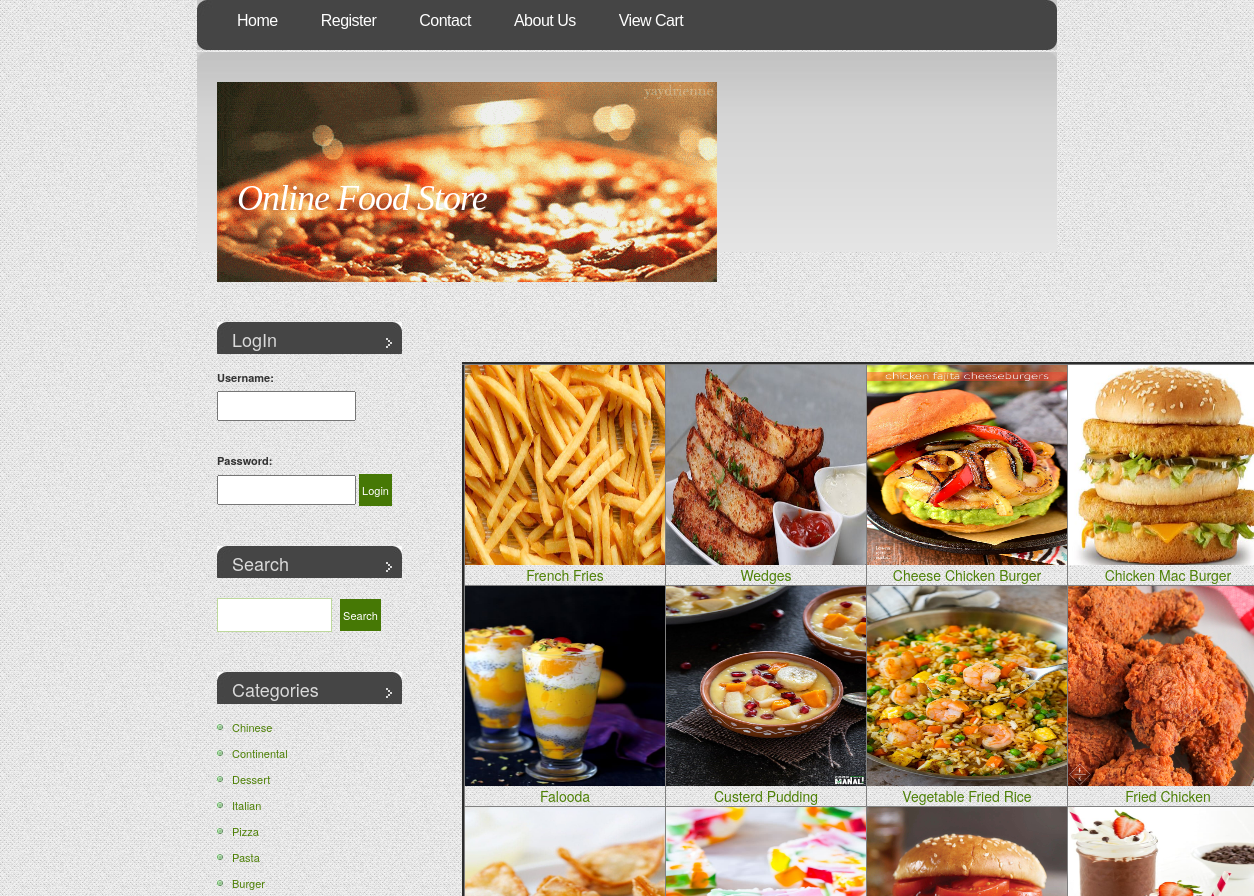
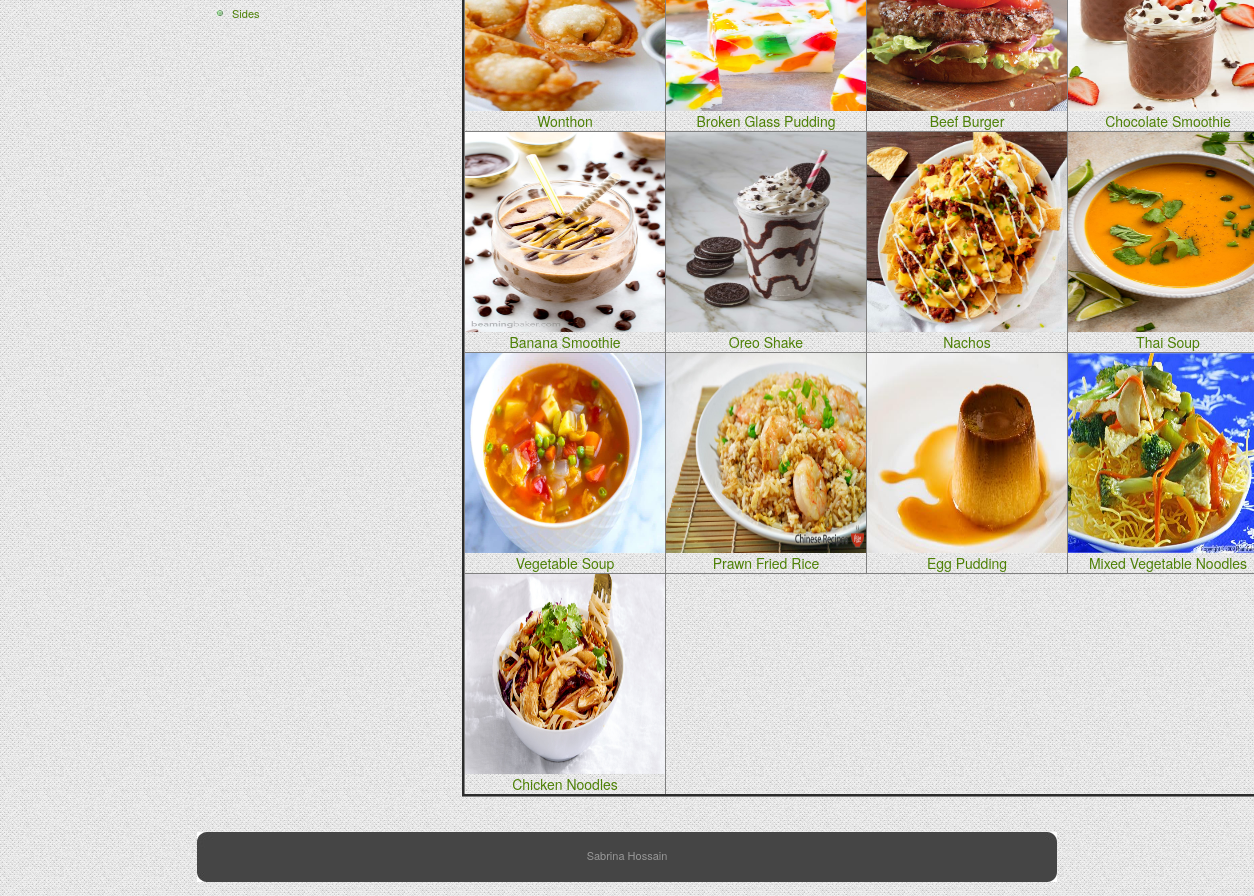
The page /search_result.php on the database its author committed (2 pictures, top to bottom).
### tables this page shows
CREATE TABLE `food` (
  `b_id` int(4) NOT NULL,
  `b_nm` varchar(60) NOT NULL,
  `b_price` int(5) NOT NULL,
  `b_img` longtext NOT NULL
);

CREATE TABLE `category` (
  `cat_id` int(4) NOT NULL,
  `cat_nm` varchar(30) NOT NULL
);

### search_result.php (the view, shortened to what this page needs)
<?php
require('includes/config.php');
	$search=$_GET['s'];
	$query="select * from food where b_nm like '%$search%'";
	$res=mysqli_query($conn,$query) or die("Can't Execute Query...");
?>
<!DOCTYPE html PUBLIC "-//W3C//DTD XHTML 1.0 Strict//EN" "http://www.w3.org/TR/xhtml1/DTD/xhtml1-strict.dtd">
<html xmlns="http://www.w3.org/1999/xhtml">
<head>
		<?php
			include("includes/head.inc.php");
		?>
</head>
<body>
				<div id="header">
					<div id="menu">
						<?php
							include("includes/menu.inc.php");
						?>
					</div>
				</div>
				<div id="logo-wrap">
					<div id="logo">
							<?php
								include("includes/logo.inc.php");
							?>
					</div>
				</div>
				<div id="page">
							<div id="content">
								<div class="post">
									<h1 class="title"><?php echo @$_GET['cat'];?></h1>
									<div class="entry">
										<table border="3" width="100%" >
											<?php
												$count=0;
												while($row=mysqli_fetch_assoc($res))
												{
													if($count==0)
													{
														echo '<tr>';
													}
													echo '<td valign="top" width="20%" align="center">
														<a href="detail.php?id='.$row['b_id'].'">
														<img src="'.$row['b_img'].'" width="200" height="200">
														<br>'.$row['b_nm'].'</a>
													</td>';
													$count++;
													if($count==4)
													{
														echo '</tr>';
														$count=0;
													}
												}
											?>
										</table>
									</div>
								</div>
							</div>
							<div id="sidebar">
									<?php
										include("includes/search.inc.php");
									?>
							</div>
					<div style="clear: both;">&nbsp;</div>
				</div>
				<div id="footer">
							<?php
								include("includes/footer.inc.php");
							?>
				</div>
</body>
</html>

### includes/search.inc.php (shortened to what this page needs)
<ul>
			<li id="login">
						<?php
						require('includes/config.php');
							if(isset($_SESSION['status']))
							{
								echo '<h2>Hello :  '.$_SESSION['unm'].'</h2>';
							}
							else
							{
								echo '<form action="process_login.php" method="POST">
										<h2>LogIn</h2>
											<b>Username:</b>
											<br><input type="text" name="usernm"><br>
											<br>
											<b>Password:</b>
											<br><input type="password" name="pwd">
											<input type="submit" id="x" value="Login" />
										</form>';
							}
						?>
			</li>
			<li id="search">
				<h2>Search</h2>
				<form method="GET" action="search_result.php">
					<fieldset>
					<input type="text" id="s" name="s" value="" />
					<input type="submit" id="x" value="Search" />
					</fieldset>
				</form>
			</li>
			<li>
				<h2>Categories</h2>
				<ul>
								<?php
										$query="select * from category ";
										$res=mysqli_query($conn,$query);
										while($row=mysqli_fetch_assoc($res))
											{
												echo '<li><a href="subcat.php?cat='.$row['cat_id'].'&catnm='.$row["cat_nm"].'">'.$row["cat_nm"].'</a></li>';
											}
								?>
				</ul>
			</li>
		</ul>

### default.css (style rules this page uses)
body { margin-top: 49px; padding: 0; background: url(images/01.jpg) repeat-x left top; font-family: "Trebuchet MS", Arial, Helvetica, sans-serif; font-size: 13px; color: #333333; }
h1, h2, h3 { margin: 0; font-weight: normal; color: #559106; }
h1 { letter-spacing: -1px; font-size: 32px; }
h2 { font-size: 23px; }
p, ul, ol { margin: 0 0 2em 0; text-align: justify; line-height: 26px; font-size: 11px; }
a:link { color: #4E8006; }
img { border: none; }
form { margin: 0; padding: 0; }
fieldset { margin: 0; padding: 0; border: none; }
input, textarea, select { font-family: "Trebuchet MS", Arial, Helvetica, sans-serif; font-size: 13px; color: #333333; }
#header { width: 860px; height: 52px; margin: 0 auto; background: url(images/img02.jpg) no-repeat left top; }
#menu { float: left; width: 860px; height: 54px; }
#logo-wrap { width: 860px; margin: 0 auto; padding: 30px 0 20px 0; background: url(images/img03.jpg) no-repeat left top; }
#logo { width: 820px; height: 200px; margin: 0 auto; background: url(images/food.gif) no-repeat left top; }
#page { width: 850px; margin: 0 auto; }
#content { float: right; width: 620px; }
.post { padding: 15px 15px; }
.post .title { margin-bottom: 20px; padding-bottom: 5px; }
.post .entry { padding: 0 15px; }
#sidebar { float: left; width: 215px; }
#sidebar ul { margin: 0; padding: 0; list-style: none; }
#sidebar li { margin-bottom: 40px; padding: 0 15px; }
#sidebar li li { margin: 0; padding-left: 15px; background: url(images/img08.jpg) no-repeat left 50%; }
#sidebar h2 { height: 32px; padding: 8px 0 0 15px; margin-bottom: 10px; background: url(images/img07.jpg) no-repeat left top; font-size: 18px; color: #DADADA; }
#search h2 { margin-bottom: 20px; }
#s { width: 115px; margin-right: 5px; padding: 3px; border: 1px solid #BED99C; }
#x { padding: 3px; border: none; background: #467805; font-size: 11px; color: #FFFFFF; }
#footer { margin: 0 auto; height: 64px; min-height: 64px; padding: 0; }
html>body #footer { height: auto; }

### registration/demo.css (style rules this page uses)
body,div,dl,dt,dd,ul,ol,li,h1,h2,h3,h4,h5,h6,pre,form,fieldset,input,textarea,p,blockquote,th,td { margin:0; padding:0; }
html,body { margin:0; padding:0; height: 100%; }
table { border-collapse:collapse; border-spacing:0; }
img { border:0; }
ol,ul { list-style:none; }
h1,h2,h3,h4,h5,h6 { font-size:100%; font-weight:normal; }
body { font-family: Cambria, Palatino, "Palatino Linotype", "Palatino LT STD", Georgia, serif; background:url(images/bgnoise_lg.png); font-weight: 400; font-size: 15px; color: #3a2127; overflow-y: scroll; }
a { color: #333; text-decoration: none; }

### rows shown on the page
food: b_img (picture), b_nm "French Fries"
food: b_img (picture), b_nm "Wedges"
food: b_img (picture), b_nm "Cheese Chicken Burger"
food: b_img (picture), b_nm "Chicken Mac Burger"
food: b_img (picture), b_nm "Falooda"
food: b_img (picture), b_nm "Custerd Pudding"
food: b_img (picture), b_nm "Vegetable Fried Rice"
food: b_img (picture), b_nm "Fried Chicken"
food: b_img (picture), b_nm "Wonthon"
food: b_img (picture), b_nm "Broken Glass Pudding"
food: b_img (picture), b_nm "Beef Burger"
food: b_img (picture), b_nm "Chocolate Smoothie"
food: b_img (picture), b_nm "Banana Smoothie"
food: b_img (picture), b_nm "Oreo Shake"
food: b_img (picture), b_nm "Nachos"
food: b_img (picture), b_nm "Thai Soup"
food: b_img (picture), b_nm "Vegetable Soup"
food: b_img (picture), b_nm "Prawn Fried Rice"
food: b_img (picture), b_nm "Egg Pudding"
food: b_img (picture), b_nm "Mixed Vegetable Noodles"
food: b_img (picture), b_nm "Chicken Noodles"
category: cat_nm "Chinese"
category: cat_nm "Continental"
category: cat_nm "Dessert"
category: cat_nm "Italian"
category: cat_nm "Pizza"
category: cat_nm "Pasta"
category: cat_nm "Burger"
category: cat_nm "Sides"
